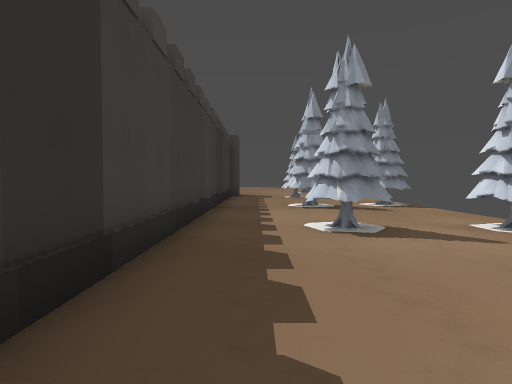
[1] (above)

12 first-person views from a walk through a Godot game level. The camera is 1.4 m above the floor, tilts 2° down and sees 75° across. The floor is counted in squares, 2 m on a side. Each view is taken from the middle of a square. On the plan, view 1 faces up. The plan holds only what a view shows up to about 10 squares ahead; the rest is blank. The place goes on beyond the plan. Surface patterns are stand-ins for the level's own textures.

[2]
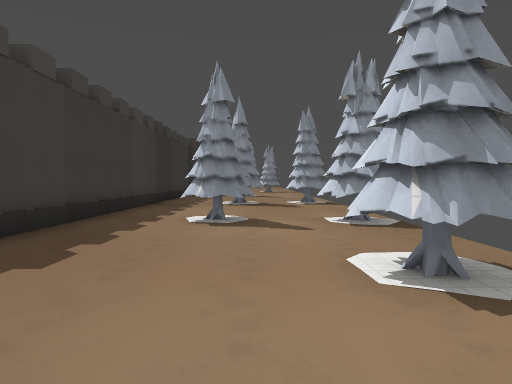

[3]
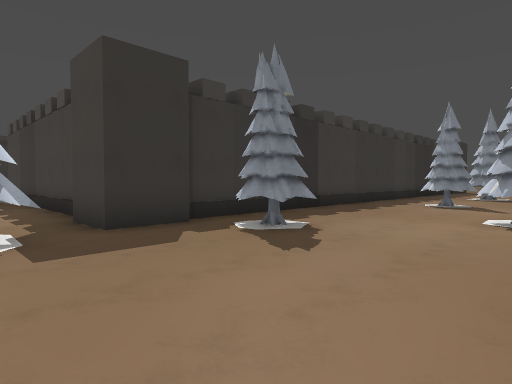

[4]
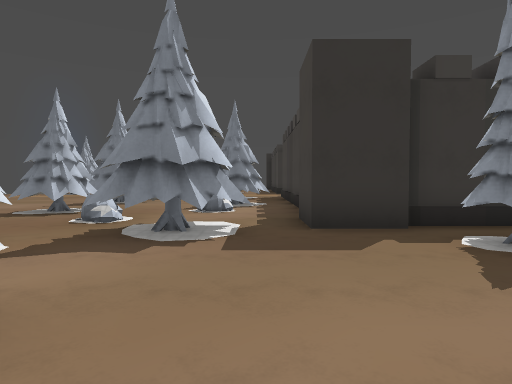

[5]
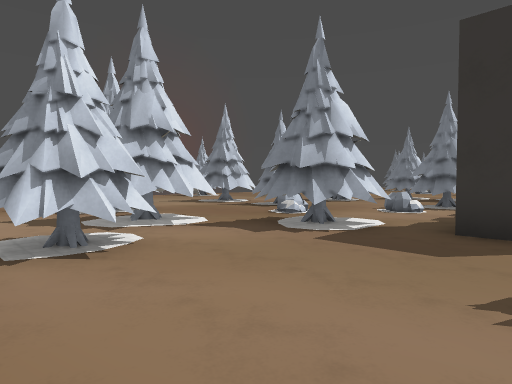

[6]
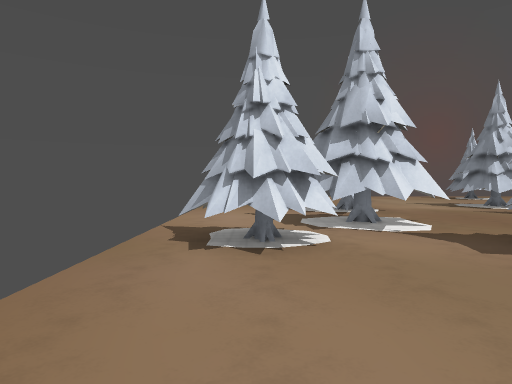

[7]
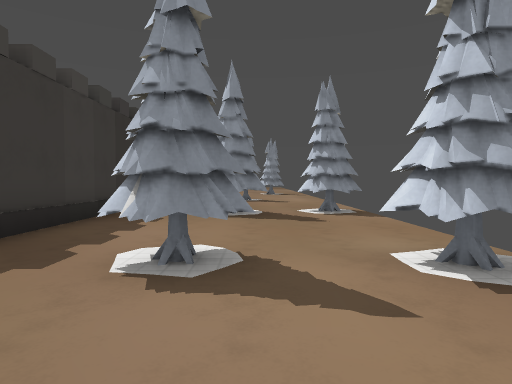

[8]
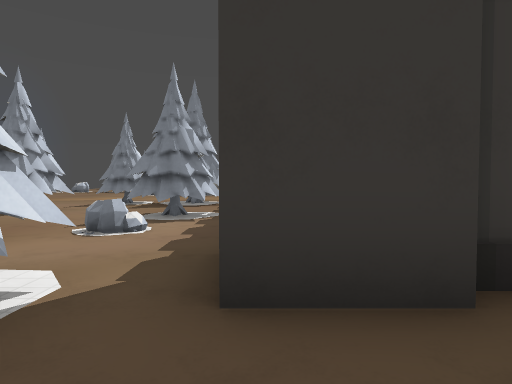

[9]
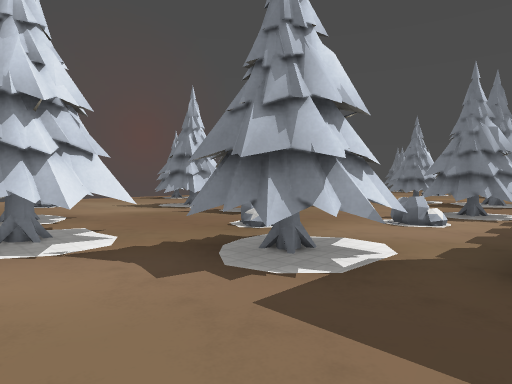

[10]
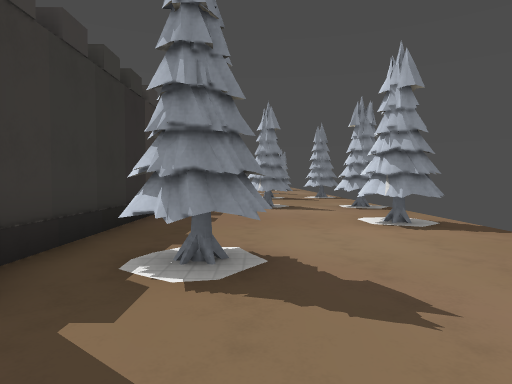

[11]
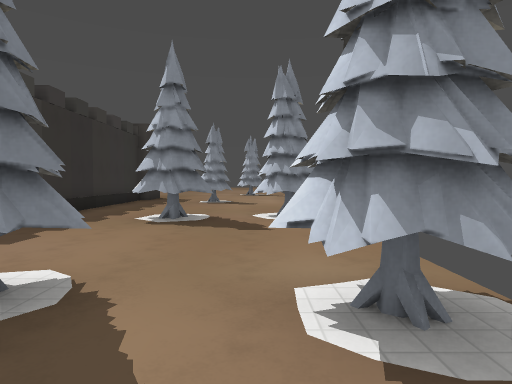

[12]
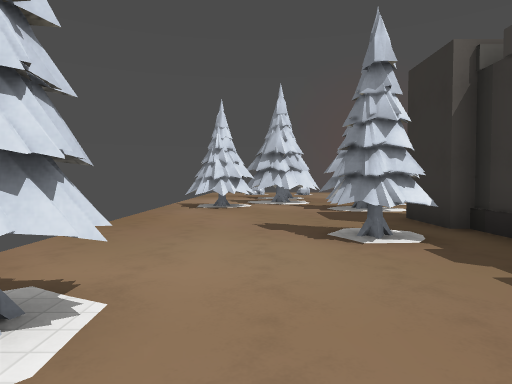

### Floor plan
Key: @ floor where view 1 was taken; # wall or solid block; x gap in a wall; . floor; = window, fence, low wall or low ledge.
Columns run from 9 left of view 1 to 4 right of it. Each row starts with its distance up from view 1.
 13         #....
 12         #.....
 11         #.....
 10         #....#
  9         #.####
  8         #.....
  7         #.....
  6         #.....
  5         #.#xx#
  4         #....#
  3         #.....
  2         #...#.
  1         #...#x
  0         #@....
 -1         ###...
 -2         #.....
 -3 #########.....
 -4 #..##...x.....
 -5 #..##==.##....
 -6 #.......##.##x
 -7 #......=..##..
 -8 ..##.##...##..
 -9    #.##...#...
-10    ...#.. #...
-11    ..##...
-12       ....
-13        ..=

Positions as (right, up) in squares from view 1, and headings:
1: (0, 0), facing up
2: (2, -1), facing up
3: (4, -5), facing up-left
4: (4, -4), facing left
5: (4, -2), facing down-left
6: (3, -2), facing down
7: (2, 2), facing up
8: (1, -3), facing left
9: (2, -3), facing down-left
10: (1, -4), facing up
11: (3, 3), facing up
12: (2, 3), facing down
